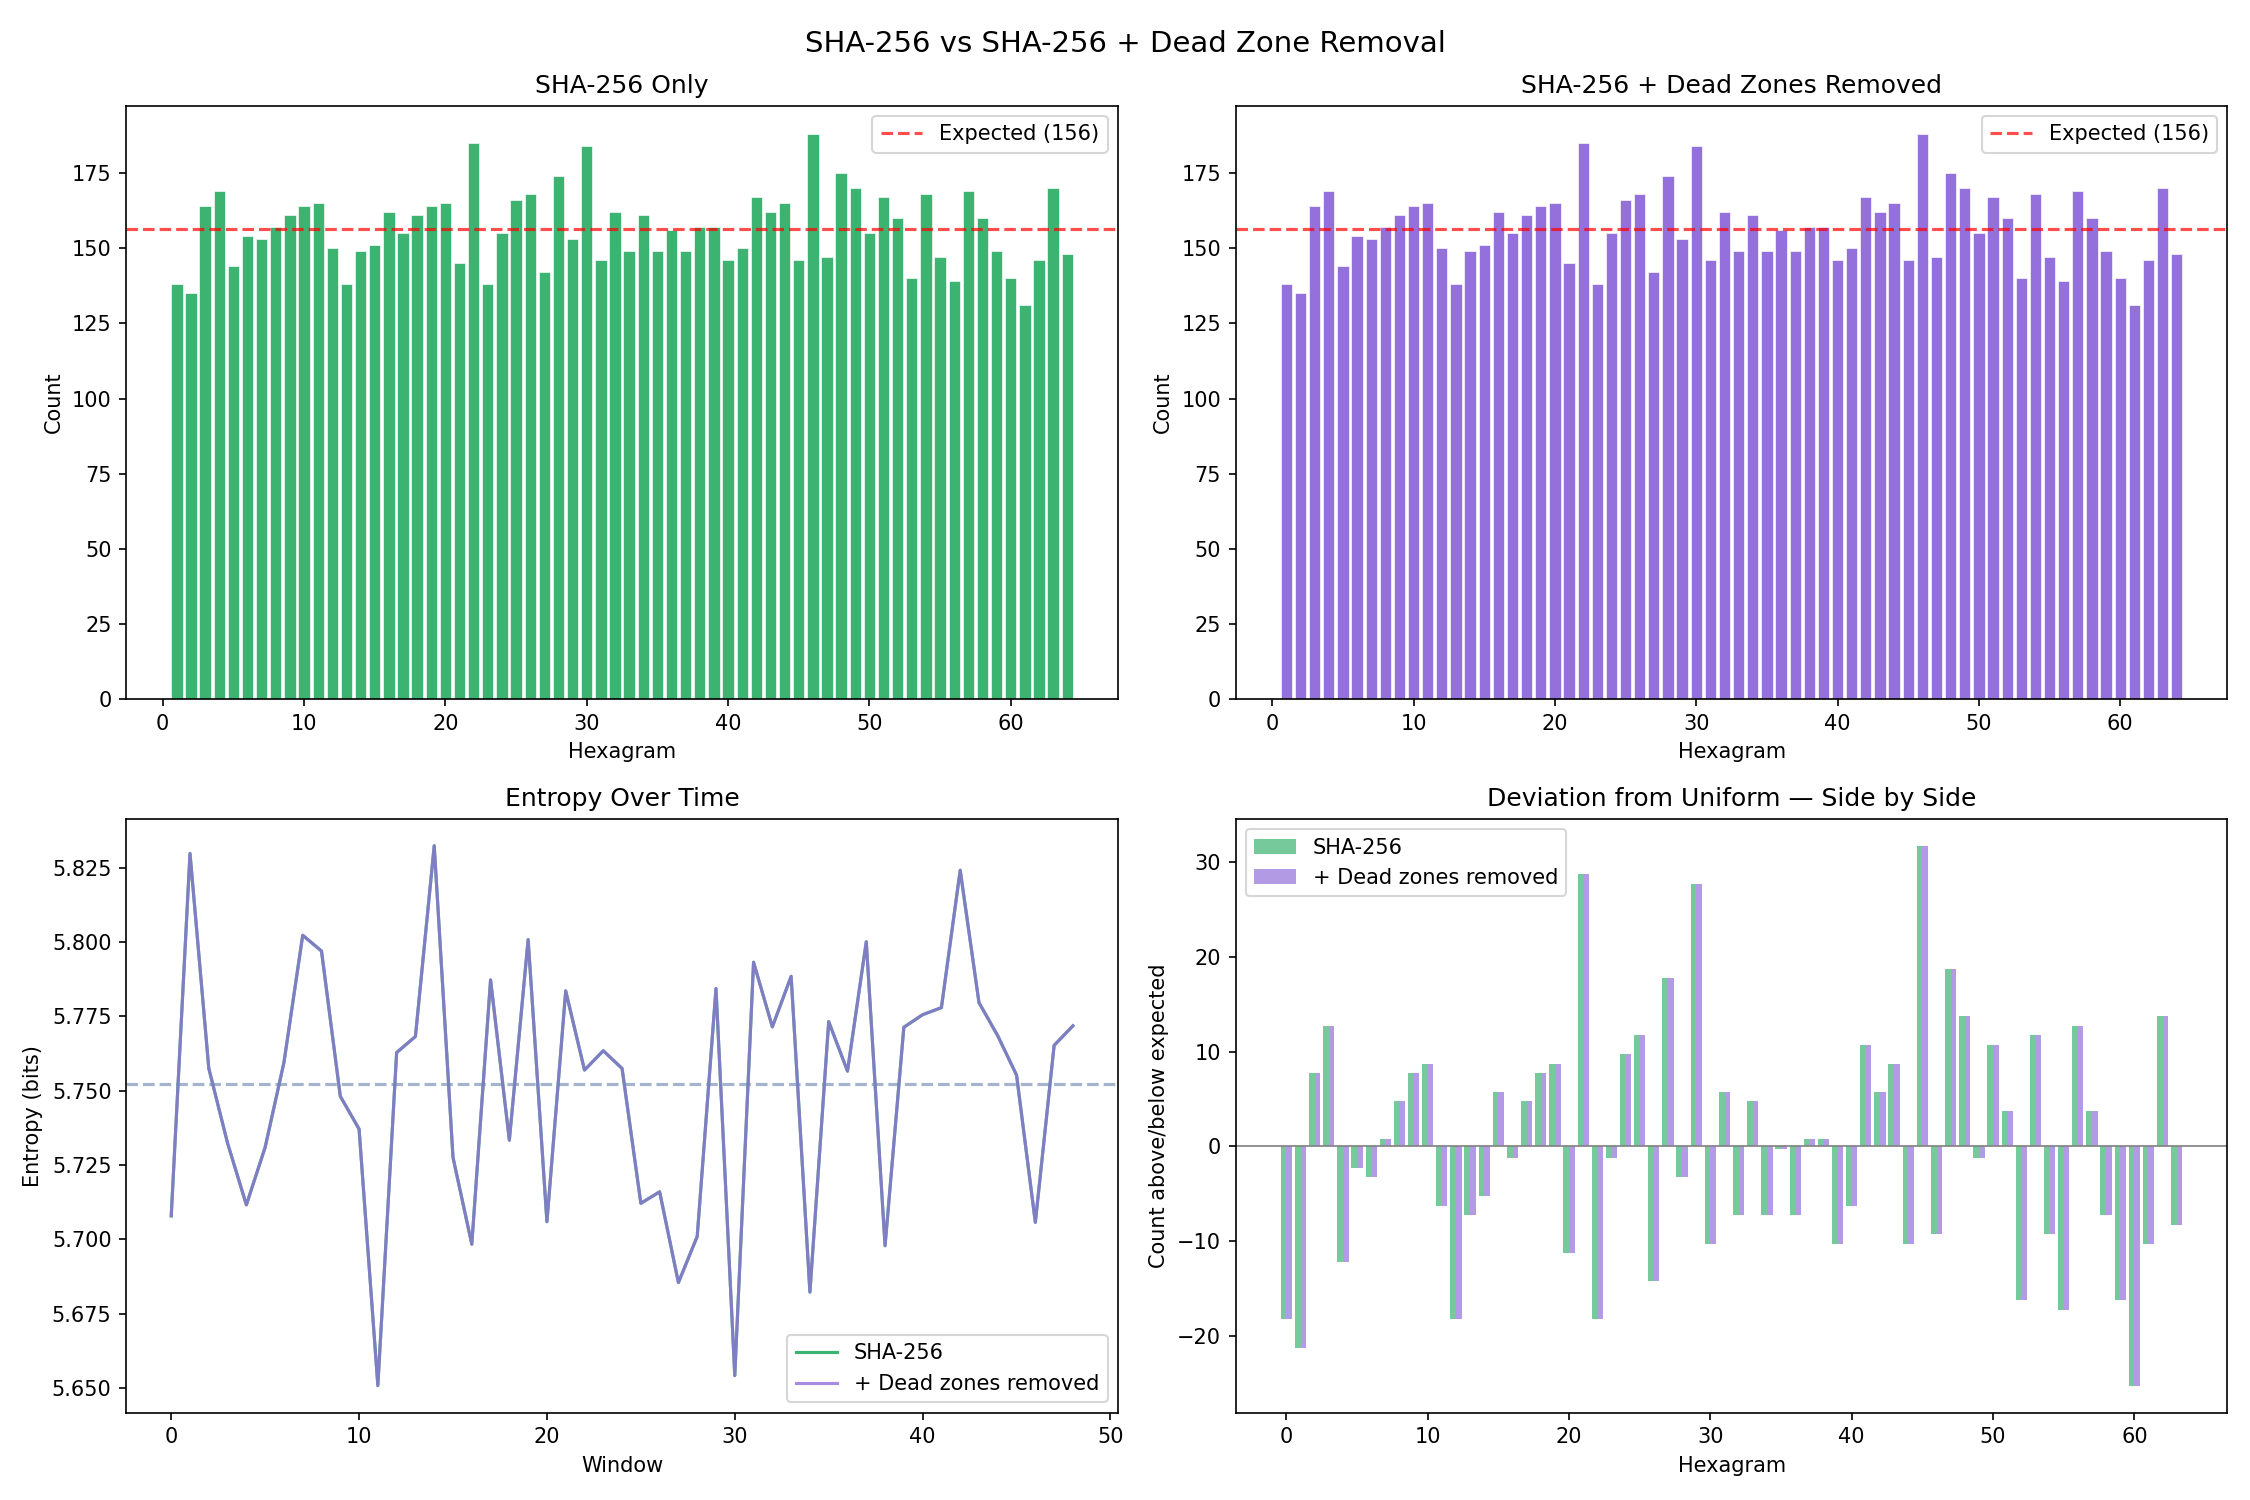

Recreate this plot in Python.
"""
Hexagram Pipeline v3 — SHA-256 Whitened + Dead Zone Removal
Removes all known low-variation zones before hashing, then compares to v2
"""

import numpy as np
import hashlib
from collections import defaultdict
import matplotlib.pyplot as plt

# ── KNOWN DEAD ZONES (from Gemini characterization report) ───────────────────
# Format: (start, end) character positions in all_digits.txt

DEAD_ZONES = [
    (31700, 32300),
    (32500, 35000),
    (44100, 44700),
    (48300, 48900),
    (54400, 55500),
    (60700, 61200),
    (86400, 88800),   # the zeros dip we found first
    (169400, 170500),
    (183000, 186400),  # worst zone — 500250025002...
    (222400, 223000),
    (378000, 378900),
    (379000, 379700),
    (501600, 502400),
    (503400, 504200),
]

# ── PIPELINE ──────────────────────────────────────────────────────────────────

def load_raw(path="all_digits.txt"):
    with open(path, "r") as f:
        return f.read()

def extract_digits(raw):
    return [int(c) for c in raw if c.isdigit()]

def remove_dead_zones(digit_str):
    """Remove known dead zone character ranges from the digit string."""
    # Work on the raw string, masking out dead zones
    chars = list(digit_str)
    total_removed = 0
    for start, end in sorted(DEAD_ZONES, reverse=True):
        removed = end - start
        chars[start:end] = []
        total_removed += removed
    cleaned = "".join(chars)
    print(f"Dead zone removal: {len(digit_str):,} → {len(cleaned):,} chars ({total_removed:,} removed across {len(DEAD_ZONES)} zones)")
    return cleaned

def sha256_whiten(digit_str, chunk_size=64):
    bits = []
    for i in range(0, len(digit_str) - chunk_size, chunk_size):
        chunk = digit_str[i:i+chunk_size].encode()
        hash_bytes = hashlib.sha256(chunk).digest()
        for byte in hash_bytes:
            for bit_pos in range(8):
                bits.append((byte >> (7 - bit_pos)) & 1)
    print(f"SHA-256 whitening: {len(digit_str)//chunk_size:,} chunks → {len(bits):,} bits")
    return bits

def bits_to_hexagrams(bits, n=10000):
    hexagrams = []
    i = 0
    while len(hexagrams) < n and i + 6 <= len(bits):
        chunk = bits[i:i+6]
        hexagrams.append(int("".join(str(b) for b in chunk), 2) + 1)
        i += 6
    return hexagrams[:n]

def windowed_entropy(hexagrams, window=200):
    entropies = []
    for i in range(0, len(hexagrams) - window, window):
        w = hexagrams[i:i+window]
        counts = np.bincount(w, minlength=65)[1:]
        probs = counts / counts.sum()
        probs = probs[probs > 0]
        entropies.append(-np.sum(probs * np.log2(probs)))
    return entropies

def attractor_report(hexagrams, label="", top_n=12):
    counts = np.bincount(hexagrams, minlength=65)[1:]
    ranked = np.argsort(counts)[::-1]
    total = len(hexagrams)
    print(f"\n── Top {top_n} Attractors ({label}) ──")
    for i in range(top_n):
        h = ranked[i] + 1
        print(f"  Hexagram {h:2d}: {counts[ranked[i]]} visits ({counts[ranked[i]]/total*100:.2f}%)")
    return counts

def markov_report(hexagrams, label="", top_n=8):
    counts = defaultdict(lambda: defaultdict(int))
    for a, b in zip(hexagrams, hexagrams[1:]):
        counts[a][b] += 1
    pairs = [(c, a, b) for a, t in counts.items() for b, c in t.items()]
    pairs.sort(reverse=True)
    print(f"\n── Top {top_n} Transitions ({label}) ──")
    for count, a, b in pairs[:top_n]:
        loop = " ↺" if a == b else ""
        print(f"  Hex {a:2d} → Hex {b:2d}  ({count}x){loop}")

# ── PLOT ──────────────────────────────────────────────────────────────────────

def plot_comparison(hex_sha, hex_clean, ent_sha, ent_clean):
    fig, axes = plt.subplots(2, 2, figsize=(15, 10))
    fig.suptitle("SHA-256 vs SHA-256 + Dead Zone Removal", fontsize=14)

    expected = 10000 / 64
    counts_sha = np.bincount(hex_sha, minlength=65)[1:]
    counts_clean = np.bincount(hex_clean, minlength=65)[1:]

    # Frequency distributions
    ax = axes[0, 0]
    ax.bar(range(1, 65), counts_sha, color='mediumseagreen', edgecolor='white', linewidth=0.3)
    ax.axhline(expected, color='red', linestyle='--', alpha=0.7, label=f'Expected ({expected:.0f})')
    ax.set_title("SHA-256 Only")
    ax.set_xlabel("Hexagram")
    ax.set_ylabel("Count")
    ax.legend()

    ax = axes[0, 1]
    ax.bar(range(1, 65), counts_clean, color='mediumpurple', edgecolor='white', linewidth=0.3)
    ax.axhline(expected, color='red', linestyle='--', alpha=0.7, label=f'Expected ({expected:.0f})')
    ax.set_title("SHA-256 + Dead Zones Removed")
    ax.set_xlabel("Hexagram")
    ax.set_ylabel("Count")
    ax.legend()

    # Entropy over time
    ax = axes[1, 0]
    ax.plot(ent_sha, color='mediumseagreen', linewidth=1.5, label='SHA-256')
    ax.plot(ent_clean, color='mediumpurple', linewidth=1.5, label='+ Dead zones removed', alpha=0.8)
    ax.axhline(np.mean(ent_sha), color='mediumseagreen', linestyle='--', alpha=0.4)
    ax.axhline(np.mean(ent_clean), color='mediumpurple', linestyle='--', alpha=0.4)
    ax.set_title("Entropy Over Time")
    ax.set_xlabel("Window")
    ax.set_ylabel("Entropy (bits)")
    ax.legend()

    # Deviation comparison
    ax = axes[1, 1]
    diff_sha = counts_sha - expected
    diff_clean = counts_clean - expected
    x = np.arange(64)
    ax.bar(x - 0.2, diff_sha, width=0.4, color='mediumseagreen', alpha=0.7, label='SHA-256')
    ax.bar(x + 0.2, diff_clean, width=0.4, color='mediumpurple', alpha=0.7, label='+ Dead zones removed')
    ax.axhline(0, color='gray', linewidth=0.8)
    ax.set_title("Deviation from Uniform — Side by Side")
    ax.set_xlabel("Hexagram")
    ax.set_ylabel("Count above/below expected")
    ax.legend()

    plt.tight_layout()
    plt.savefig("hexagram_v3.png", dpi=150)
    print("\nPlot saved to hexagram_v3.png")

    # Summary
    print(f"\n── Final Uniformity Summary ──")
    print(f"{'':25} {'SHA-256':>12} {'SHA-256 + Clean':>16}")
    print(f"{'Max deviation':25} {max(abs(diff_sha)):>12.1f} {max(abs(diff_clean)):>16.1f}")
    print(f"{'Std deviation':25} {np.std(diff_sha):>12.2f} {np.std(diff_clean):>16.2f}")
    print(f"{'Top attractor %':25} {counts_sha.max()/10000*100:>11.2f}% {counts_clean.max()/10000*100:>15.2f}%")
    print(f"{'Entropy mean':25} {np.mean(ent_sha):>12.3f} {np.mean(ent_clean):>16.3f}")
    print(f"{'Entropy min':25} {np.min(ent_sha):>12.3f} {np.min(ent_clean):>16.3f}")

# ── MAIN ──────────────────────────────────────────────────────────────────────

if __name__ == "__main__":
    raw = load_raw("all_digits.txt")
    digit_str = "".join(c for c in raw if c.isdigit())

    print("\nPipeline 2: SHA-256 only")
    bits_sha = sha256_whiten(digit_str)
    hex_sha = bits_to_hexagrams(bits_sha, n=10000)

    print("\nPipeline 3: SHA-256 + Dead Zone Removal")
    cleaned_str = remove_dead_zones(digit_str)
    bits_clean = sha256_whiten(cleaned_str)
    hex_clean = bits_to_hexagrams(bits_clean, n=10000)

    attractor_report(hex_sha, label="SHA-256 only")
    attractor_report(hex_clean, label="SHA-256 + dead zones removed")

    markov_report(hex_sha, label="SHA-256 only")
    markov_report(hex_clean, label="SHA-256 + dead zones removed")

    ent_sha = windowed_entropy(hex_sha)
    ent_clean = windowed_entropy(hex_clean)

    plot_comparison(hex_sha, hex_clean, ent_sha, ent_clean)
    print("\nDone.")
